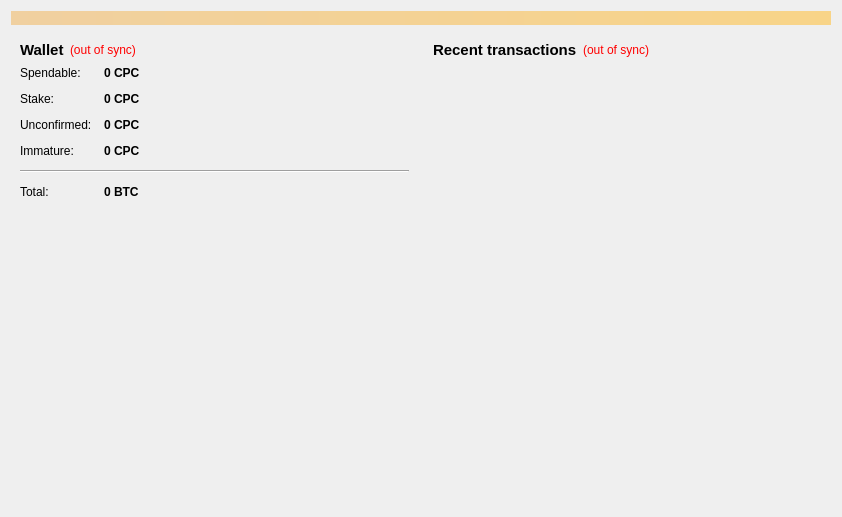
<?xml version="1.0" encoding="UTF-8"?>
<ui version="4.0">
 <class>OverviewPage</class>
 <widget class="QWidget" name="OverviewPage">
  <property name="geometry">
   <rect>
    <x>0</x>
    <y>0</y>
    <width>842</width>
    <height>517</height>
   </rect>
  </property>
  <property name="windowTitle">
   <string>Form</string>
  </property>
  <layout class="QVBoxLayout" name="topLayout">
   <item>
    <widget class="QLabel" name="labelAlerts">
     <property name="visible">
      <bool>false</bool>
     </property>
     <property name="styleSheet">
      <string notr="true">background-color: qlineargradient(x1: 0, y1: 0, x2: 1, y2: 0, stop:0 #F0D0A0, stop:1 #F8D488);  color:#000000
</string>
     </property>
     <property name="wordWrap">
      <bool>true</bool>
     </property>
     <property name="margin">
      <number>3</number>
     </property>
    </widget>
   </item>
   <item>
    <layout class="QHBoxLayout" name="horizontalLayout" stretch="1,1">
     <item>
      <layout class="QVBoxLayout" name="verticalLayout_2">
       <item>
        <widget class="QWidget" name="widget" native="true">
         <layout class="QVBoxLayout" name="verticalLayout_4">
          <item>
           <layout class="QHBoxLayout" name="horizontalLayout_4">
            <item>
             <widget class="QLabel" name="label_5">
              <property name="font">
               <font>
                <pointsize>11</pointsize>
                <weight>75</weight>
                <bold>true</bold>
               </font>
              </property>
              <property name="text">
               <string>Wallet</string>
              </property>
             </widget>
            </item>
            <item>
             <widget class="QLabel" name="labelWalletStatus">
              <property name="toolTip">
               <string>The displayed information may be out of date. Your wallet automatically synchronizes with the CPC network after a connection is established, but this process has not completed yet.</string>
              </property>
              <property name="styleSheet">
               <string notr="true">QLabel { color: red; }</string>
              </property>
              <property name="text">
               <string notr="true">(out of sync)</string>
              </property>
              <property name="alignment">
               <set>Qt::AlignLeading|Qt::AlignLeft|Qt::AlignVCenter</set>
              </property>
             </widget>
            </item>
            <item>
             <spacer name="horizontalSpacer_2">
              <property name="orientation">
               <enum>Qt::Horizontal</enum>
              </property>
              <property name="sizeHint" stdset="0">
               <size>
                <width>40</width>
                <height>20</height>
               </size>
              </property>
             </spacer>
            </item>
           </layout>
          </item>
          <item>
           <layout class="QFormLayout" name="formLayout_2">
            <property name="fieldGrowthPolicy">
             <enum>QFormLayout::AllNonFixedFieldsGrow</enum>
            </property>
            <property name="horizontalSpacing">
             <number>12</number>
            </property>
            <property name="verticalSpacing">
             <number>12</number>
            </property>
            <item row="0" column="0">
             <widget class="QLabel" name="label">
              <property name="text">
               <string>Spendable:</string>
              </property>
             </widget>
            </item>
            <item row="0" column="1">
             <widget class="QLabel" name="labelBalance">
              <property name="font">
               <font>
                <weight>75</weight>
                <bold>true</bold>
               </font>
              </property>
              <property name="cursor">
               <cursorShape>IBeamCursor</cursorShape>
              </property>
              <property name="toolTip">
               <string>Your current spendable balance</string>
              </property>
              <property name="text">
               <string notr="true">0 CPC</string>
              </property>
              <property name="alignment">
               <set>Qt::AlignLeading|Qt::AlignLeft|Qt::AlignVCenter</set>
              </property>
              <property name="textInteractionFlags">
               <set>Qt::LinksAccessibleByMouse|Qt::TextSelectableByKeyboard|Qt::TextSelectableByMouse</set>
              </property>
             </widget>
            </item>
            <item row="1" column="0">
             <widget class="QLabel" name="label_6">
              <property name="text">
               <string>Stake:</string>
              </property>
             </widget>
            </item>
            <item row="1" column="1">
             <widget class="QLabel" name="labelStake">
              <property name="font">
               <font>
                <weight>75</weight>
                <bold>true</bold>
               </font>
              </property>
              <property name="cursor">
               <cursorShape>IBeamCursor</cursorShape>
              </property>
              <property name="toolTip">
               <string>Total of coins that was staked, and do not yet count toward the current balance</string>
              </property>
              <property name="text">
               <string notr="true">0 CPC</string>
              </property>
              <property name="alignment">
               <set>Qt::AlignLeading|Qt::AlignLeft|Qt::AlignVCenter</set>
              </property>
              <property name="textInteractionFlags">
               <set>Qt::LinksAccessibleByMouse|Qt::TextSelectableByKeyboard|Qt::TextSelectableByMouse</set>
              </property>
             </widget>
            </item>
            <item row="2" column="0">
             <widget class="QLabel" name="label_3">
              <property name="text">
               <string>Unconfirmed:</string>
              </property>
             </widget>
            </item>
            <item row="2" column="1">
             <widget class="QLabel" name="labelUnconfirmed">
              <property name="font">
               <font>
                <weight>75</weight>
                <bold>true</bold>
               </font>
              </property>
              <property name="cursor">
               <cursorShape>IBeamCursor</cursorShape>
              </property>
              <property name="toolTip">
               <string>Total of transactions that have yet to be confirmed, and do not yet count toward the current balance</string>
              </property>
              <property name="text">
               <string notr="true">0 CPC</string>
              </property>
              <property name="alignment">
               <set>Qt::AlignLeading|Qt::AlignLeft|Qt::AlignVCenter</set>
              </property>
              <property name="textInteractionFlags">
               <set>Qt::LinksAccessibleByMouse|Qt::TextSelectableByKeyboard|Qt::TextSelectableByMouse</set>
              </property>
             </widget>
            </item>
            <item row="3" column="0">
             <widget class="QLabel" name="labelImmatureText">
              <property name="text">
               <string>Immature:</string>
              </property>
             </widget>
            </item>
            <item row="3" column="1">
             <widget class="QLabel" name="labelImmature">
              <property name="font">
               <font>
                <weight>75</weight>
                <bold>true</bold>
               </font>
              </property>
              <property name="toolTip">
               <string>Mined balance that has not yet matured</string>
              </property>
              <property name="text">
               <string notr="true">0 CPC</string>
              </property>
              <property name="alignment">
               <set>Qt::AlignLeading|Qt::AlignLeft|Qt::AlignVCenter</set>
              </property>
              <property name="textInteractionFlags">
               <set>Qt::LinksAccessibleByMouse|Qt::TextSelectableByKeyboard|Qt::TextSelectableByMouse</set>
              </property>
             </widget>
            </item>
            <item row="4" column="0" colspan="2">
             <widget class="Line" name="line">
              <property name="maximumSize">
               <size>
                <width>16777215</width>
                <height>16777215</height>
               </size>
              </property>
              <property name="orientation">
               <enum>Qt::Horizontal</enum>
              </property>
             </widget>
            </item>
            <item row="5" column="0">
             <widget class="QLabel" name="labelTotalText">
              <property name="text">
               <string>Total:</string>
              </property>
             </widget>
            </item>
            <item row="5" column="1">
             <widget class="QLabel" name="labelTotal">
              <property name="font">
               <font>
                <weight>75</weight>
                <bold>true</bold>
               </font>
              </property>
              <property name="cursor">
               <cursorShape>IBeamCursor</cursorShape>
              </property>
              <property name="toolTip">
               <string>Your current total balance</string>
              </property>
              <property name="text">
               <string notr="true">0 BTC</string>
              </property>
              <property name="alignment">
               <set>Qt::AlignLeading|Qt::AlignLeft|Qt::AlignVCenter</set>
              </property>
              <property name="textInteractionFlags">
               <set>Qt::LinksAccessibleByMouse|Qt::TextSelectableByKeyboard|Qt::TextSelectableByMouse</set>
              </property>
             </widget>
            </item>
           </layout>
          </item>
         </layout>
        </widget>
       </item>
       <item>
        <spacer name="verticalSpacer_2">
         <property name="orientation">
          <enum>Qt::Vertical</enum>
         </property>
         <property name="sizeHint" stdset="0">
          <size>
           <width>20</width>
           <height>40</height>
          </size>
         </property>
        </spacer>
       </item>
       <item>
        <widget class="QLabel" name="label_overview_pic">
         <property name="sizePolicy">
          <sizepolicy hsizetype="Preferred" vsizetype="Preferred">
           <horstretch>0</horstretch>
           <verstretch>0</verstretch>
          </sizepolicy>
         </property>
         <property name="minimumSize">
          <size>
           <width>0</width>
           <height>0</height>
          </size>
         </property>
         <property name="maximumSize">
          <size>
           <width>500</width>
           <height>500</height>
          </size>
         </property>
         <property name="text">
          <string/>
         </property>
         <property name="pixmap">
          <pixmap resource="../bitcoin.qrc">:/images/wallet_bg</pixmap>
         </property>
         <property name="alignment">
          <set>Qt::AlignCenter</set>
         </property>
         <property name="margin">
          <number>20</number>
         </property>
        </widget>
       </item>
       <item>
        <spacer name="verticalSpacer">
         <property name="orientation">
          <enum>Qt::Vertical</enum>
         </property>
         <property name="sizeHint" stdset="0">
          <size>
           <width>20</width>
           <height>40</height>
          </size>
         </property>
        </spacer>
       </item>
      </layout>
     </item>
     <item>
      <layout class="QVBoxLayout" name="verticalLayout_3">
       <item>
        <widget class="QWidget" name="widget_2" native="true">
         <layout class="QVBoxLayout" name="verticalLayout">
          <item>
           <layout class="QHBoxLayout" name="horizontalLayout_2">
            <item>
             <widget class="QLabel" name="label_4">
              <property name="font">
               <font>
                <pointsize>11</pointsize>
                <weight>75</weight>
                <bold>true</bold>
               </font>
              </property>
              <property name="text">
               <string>&lt;b&gt;Recent transactions&lt;/b&gt;</string>
              </property>
             </widget>
            </item>
            <item>
             <widget class="QLabel" name="labelTransactionsStatus">
              <property name="toolTip">
               <string>The displayed information may be out of date. Your wallet automatically synchronizes with the CPC network after a connection is established, but this process has not completed yet.</string>
              </property>
              <property name="styleSheet">
               <string notr="true">QLabel { color: red; }</string>
              </property>
              <property name="text">
               <string notr="true">(out of sync)</string>
              </property>
              <property name="alignment">
               <set>Qt::AlignRight|Qt::AlignTrailing|Qt::AlignVCenter</set>
              </property>
             </widget>
            </item>
            <item>
             <spacer name="horizontalSpacer">
              <property name="orientation">
               <enum>Qt::Horizontal</enum>
              </property>
              <property name="sizeHint" stdset="0">
               <size>
                <width>40</width>
                <height>20</height>
               </size>
              </property>
             </spacer>
            </item>
           </layout>
          </item>
          <item>
           <widget class="QListView" name="listTransactions">
            <property name="styleSheet">
             <string notr="true">QListView { background: transparent; }</string>
            </property>
            <property name="frameShape">
             <enum>QFrame::NoFrame</enum>
            </property>
            <property name="verticalScrollBarPolicy">
             <enum>Qt::ScrollBarAlwaysOff</enum>
            </property>
            <property name="horizontalScrollBarPolicy">
             <enum>Qt::ScrollBarAlwaysOff</enum>
            </property>
            <property name="selectionMode">
             <enum>QAbstractItemView::NoSelection</enum>
            </property>
           </widget>
          </item>
         </layout>
        </widget>
       </item>
      </layout>
     </item>
    </layout>
   </item>
  </layout>
 </widget>
 <resources>
  <include location="../bitcoin.qrc"/>
 </resources>
 <connections/>
</ui>
